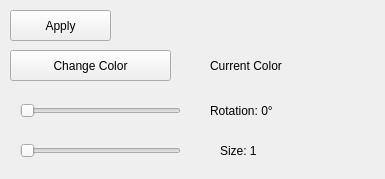
<?xml version="1.0" encoding="UTF-8"?>
<ui version="4.0">
 <class>Form</class>
 <widget class="QWidget" name="Form">
  <property name="geometry">
   <rect>
    <x>0</x>
    <y>0</y>
    <width>385</width>
    <height>179</height>
   </rect>
  </property>
  <property name="windowTitle">
   <string>Form</string>
  </property>
  <widget class="QLabel" name="colorLabel_2">
   <property name="geometry">
    <rect>
     <x>210</x>
     <y>40</y>
     <width>93</width>
     <height>51</height>
    </rect>
   </property>
   <property name="text">
    <string>Current Color</string>
   </property>
  </widget>
  <widget class="QPushButton" name="changeColorButton_2">
   <property name="geometry">
    <rect>
     <x>10</x>
     <y>50</y>
     <width>161</width>
     <height>31</height>
    </rect>
   </property>
   <property name="text">
    <string>Change Color</string>
   </property>
  </widget>
  <widget class="QPushButton" name="applyButton_2">
   <property name="geometry">
    <rect>
     <x>10</x>
     <y>10</y>
     <width>101</width>
     <height>31</height>
    </rect>
   </property>
   <property name="text">
    <string>Apply</string>
   </property>
  </widget>
  <widget class="QSlider" name="rotationSlider">
   <property name="geometry">
    <rect>
     <x>20</x>
     <y>100</y>
     <width>161</width>
     <height>22</height>
    </rect>
   </property>
   <property name="minimum">
    <number>0</number>
   </property>
   <property name="maximum">
    <number>360</number>
   </property>
   <property name="value">
    <number>0</number>
   </property>
   <property name="orientation">
    <enum>Qt::Horizontal</enum>
   </property>
  </widget>
  <widget class="QLabel" name="rotationLabel">
   <property name="geometry">
    <rect>
     <x>210</x>
     <y>100</y>
     <width>93</width>
     <height>21</height>
    </rect>
   </property>
   <property name="text">
    <string>Rotation: 0°</string>
   </property>
  </widget>
  <widget class="QSlider" name="sizeSlider">
   <property name="geometry">
    <rect>
     <x>20</x>
     <y>140</y>
     <width>161</width>
     <height>22</height>
    </rect>
   </property>
   <property name="minimum">
    <number>1</number>
   </property>
   <property name="maximum">
    <number>100</number>
   </property>
   <property name="value">
    <number>1</number>
   </property>
   <property name="orientation">
    <enum>Qt::Horizontal</enum>
   </property>
  </widget>
  <widget class="QLabel" name="sizeLabel">
   <property name="geometry">
    <rect>
     <x>220</x>
     <y>140</y>
     <width>93</width>
     <height>21</height>
    </rect>
   </property>
   <property name="text">
    <string>Size: 1</string>
   </property>
  </widget>
 </widget>
 <resources/>
 <connections/>
</ui>
